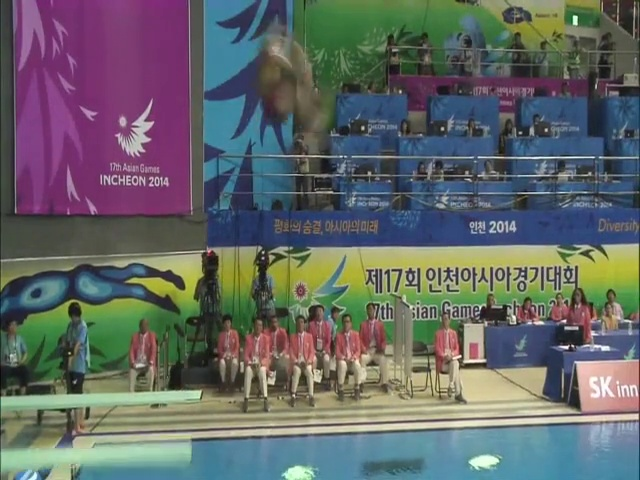
#> input picture 1b/Frames_video77/frame47.jpg, 640 x 480 px, found by its file name
$ jupyter execute --allow-errors 'Task 2c.ipynb'
#> lines starting #> are read from the running program, lines starting #| are printed output that depends on the picture; after the words box and inside, x2 and y2 are one past the last pixel; in counts of white or black regions, pixels touching at a corner belong together
[cell 1]
import pandas as pd
import os
def get_videos_from_folder(video_folder_name):
    video_files = []
    for root, dirs, files in os.walk(video_folder_name):
        for filename in files:
            if '.mp4' in filename:
                video_files.append({"file_name": filename, "label": 'Side', "file_path": video_folder_name + filename})
    data = pd.DataFrame(video_files, columns=['file_name', 'label', 'file_path'])
    return data

training = get_videos_from_folder('../WS2020_DeepLearning_Videos/Task2_Training_Validation/')
test = get_videos_from_folder('../WS2020_DeepLearning_Videos/Task2_Test/')

display(training)
display(test)

[cell 2]
def encode_position(label):
    if label == 'Side':
        return 0
    if label == 'Front':
        return 1
    if label == 'Upwards':
        return 2
    if label == 'Downwards':
        return 3

[cell 3]
import cv2
import numpy as np
from matplotlib import pyplot as plt

[cell 4]
img = cv2.imread('/home/dl6/deep-learning-team6/1b/videoframes/all/Frames_video10/frame47.jpg',0)
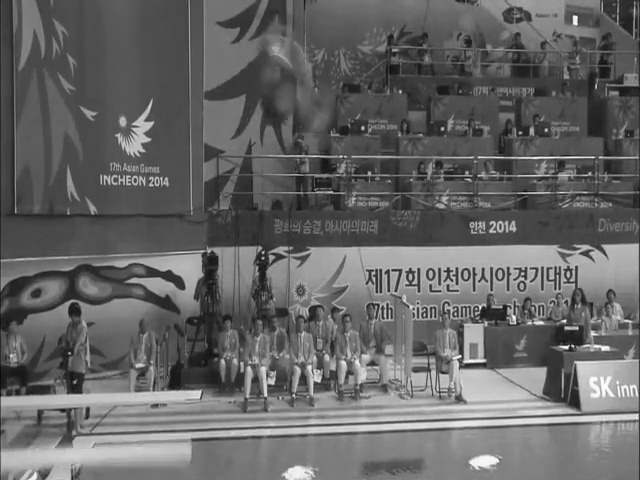
#> img: shape (480, 640); min 9, max 255, mean 101.9

# create a mask
mask = np.zeros(img.shape[:3], np.uint8)
mask[100:400, 100:400] = 255
masked_img = cv2.bitwise_and(img,img)
# Calculate histogram with mask and without mask
# Check third argument for mask
hist_full = cv2.calcHist([img],[0],None,[256],[0,256])
#> hist_full = 256 values, max 6529 at index 78, min 0 at index 0, mean 1200
hist_mask = cv2.calcHist([img],[0],mask,[256],[0,256])
#> hist_mask = 256 values, max 2408 at index 78, min 0 at index 0, mean 351.6

plt.subplot(221), plt.imshow(img, 'nipy_spectral')
plt.subplot(222), plt.imshow(mask,'nipy_spectral')
plt.subplot(223), plt.imshow(masked_img, 'nipy_spectral')
plt.subplot(224), plt.plot(hist_full), plt.plot(hist_mask)
plt.xlim([0,256])

plt.show()
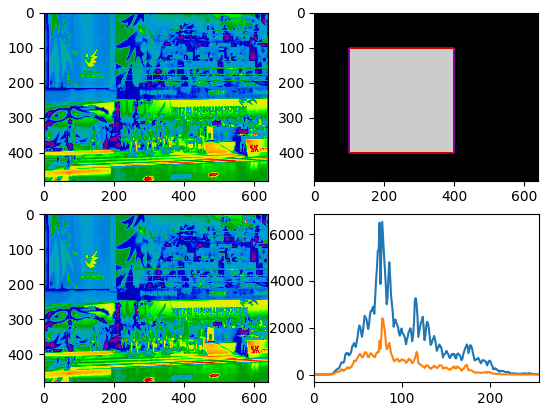
#> figure drawn by matplotlib, 4 panels; panel 4: curve peaks at x = 78, y = 6529; panel 4: curve peaks at x = 78, y = 2408
plt.imshow(mask)
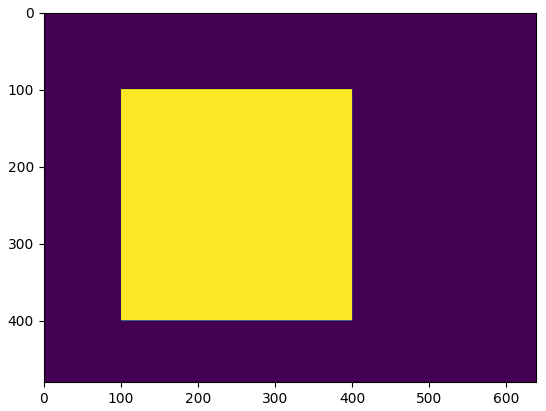
#> figure drawn by matplotlib, 1 panel

[cell 5]
img = cv2.imread('/home/dl6/deep-learning-team6/1b/videoframes/all/Frames_video100/frame85.jpg',0)
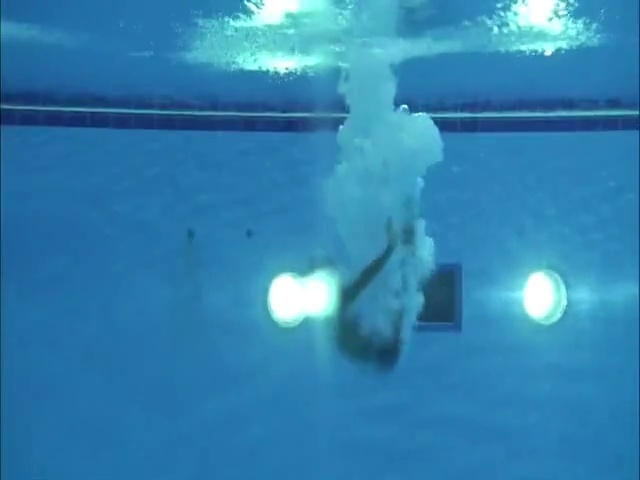
#> input picture 1b/Frames_video77/frame85.jpg, 640 x 480 px, found by its file name
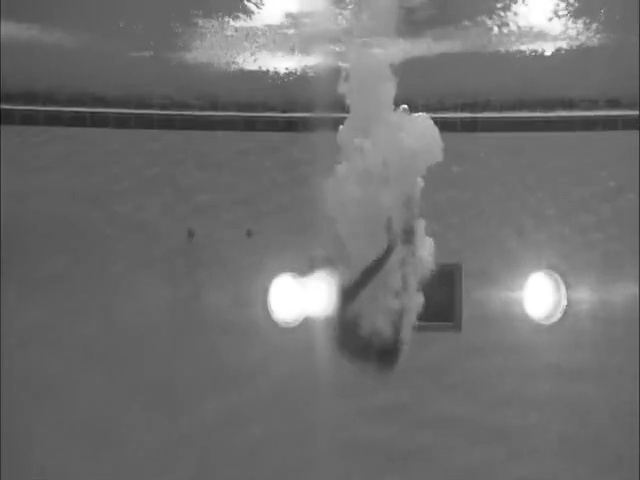
#> img: shape (480, 640); min 18, max 255, mean 111.4


blur = cv2.GaussianBlur(img, (5,5), 0)
print(blur)
#> (printed output is left out)
im_bw = cv2.Canny(blur, 100, 200)
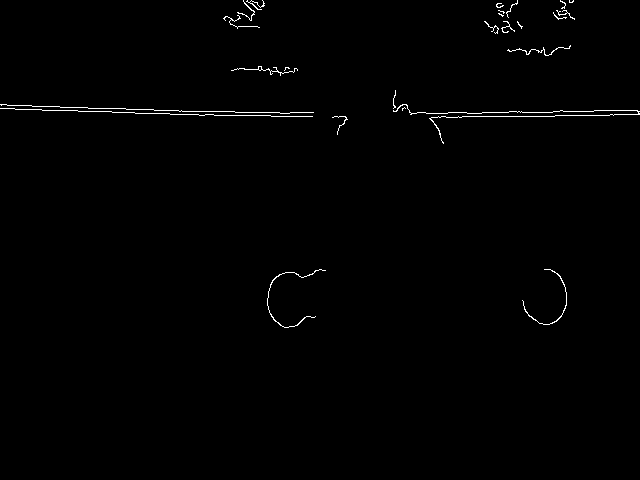
#> im_bw: shape (480, 640); 0.69% white in thin lines or dots, all inside (x1, y1, x2, y2) = (0, 0, 640, 328)
print(im_bw)
#> (printed output is left out)

plt.subplot(121),plt.imshow(img,cmap = 'nipy_spectral')
plt.title('Original Image'), plt.xticks([]), plt.yticks([])
image=plt.subplot(122),plt.imshow(im_bw,cmap = 'nipy_spectral')
plt.title('Edge Image'), plt.xticks([]), plt.yticks([])

plt.show()

print(image)
#> (printed output is left out)
for x in blur:
     print (x)
#> this loop made 480 passes
#> (printed output is left out)

list_of_pixels = list(blur)
# Do something to the pixels...
im2 = Image.new(mode = "RGB", size = (200, 200) )
im2.putdata(blur)

[cell 6]
#!/usr/bin/env python
# coding: utf8
from __future__ import absolute_import, division, print_function
from collections import Counter
from PIL import Image

# Farbwert entspricht Absolutwert (001) entsprechend EBSD-Orientierungsdreieck
RED = (254, 3, 4)
# Farbwert entspricht Absolutwert (111) entsprechend EBSD-Orientierungsdreieck
BLUE = (1, 3, 254)
# Farbwert entspricht Absolutwert (011) entsprechend EBSD-Orientierungsdreieck
GREEN = (4, 254, 4)
# Schwarzfarbauswahl entspricht dem Schwarz der Korngrenzen
BLACK = (0, 0, 0)


def main():
    histogram = Counter(Image.open('/home/dl6/deep-learning-team6/1b/videoframes/all/Frames_video100/frame85.jpg').convert('BGR').getdata())
    for text, color in [
        ('schwarze', BLACK), ('grüne', GREEN), ('rote', RED), ('blaue', BLUE)
    ]:
        print('{0} Pixel: {1}'.format(text, histogram[color]))


#> (the rest of this cell did not finish here and is left out)

[cell 7]
from __future__ import absolute_import, division, print_function
from collections import Counter
from PIL import Image
import matplotlib.image as ig

# Farbwert entspricht Absolutwert (001) entsprechend EBSD-Orientierungsdreieck
RED = (254, 3, 4)
#> RED = (254, 3, 4)
# Farbwert entspricht Absolutwert (111) entsprechend EBSD-Orientierungsdreieck
BLUE = (1, 3, 254)
# Farbwert entspricht Absolutwert (011) entsprechend EBSD-Orientierungsdreieck
GREEN = (4, 254, 4)
# Schwarzfarbauswahl entspricht dem Schwarz der Korngrenzen
BLACK = (0, 0, 0)

import io
from PIL import Image
import matplotlib.pyplot as plt

#img = ig.imread('/home/dl6/deep-learning-team6/1b/videoframes/all/Frames_video100/frame85.jpg')
#img = img[:, :, 0]

img = Image.open('/home/dl6/deep-learning-team6/1b/videoframes/all/Frames_video100/frame85.jpg')
#> img: PIL image 640x480 RGB
img = img.convert("RGB")

datas = img.getdata()

new_image_data = []
for item in datas:

    #print(item)

    # change all white (also shades of whites) pixels to yellow
    if item == (195, 197, 72):
        new_image_data.append((254, 3, 4))
    else:
        new_image_data.append(item)
#> this loop made 307200 passes
#> item on passes 1 to 3: (0, 64, 99), (38, 101, 142), (37, 98, 152)
#> after the loop, new_image_data = 307200 items

# update image data
img.putdata(new_image_data)

# save new image
img.save("test_image_altered_background.jpg")

[cell 8]
#img = ig.imread('/home/dl6/deep-learning-team6/1b/videoframes/all/Frames_video100/frame85.jpg')
#img = img[:, :, 0]


img = Image.open('/home/dl6/deep-learning-team6/1b/videoframes/all/Frames_video100/frame85.jpg')

pixel_count = np.sum(np.array(img) == RED)
#> pixel_count = 461
print(pixel_count)

pixel_count = np.sum(np.array(img) == BLUE)
#> pixel_count = 715
print(pixel_count)

pixel_count = np.sum(np.array(img) == GREEN)
#> pixel_count = 1098
print(pixel_count)

pixel_count = np.sum(np.array(img) == BLACK)
#> pixel_count = 583
print(pixel_count)

img.show()

[cell 9]
image = cv2.imread('/home/dl6/deep-learning-team6/1b/videoframes/all/Frames_video100/frame90.jpg')
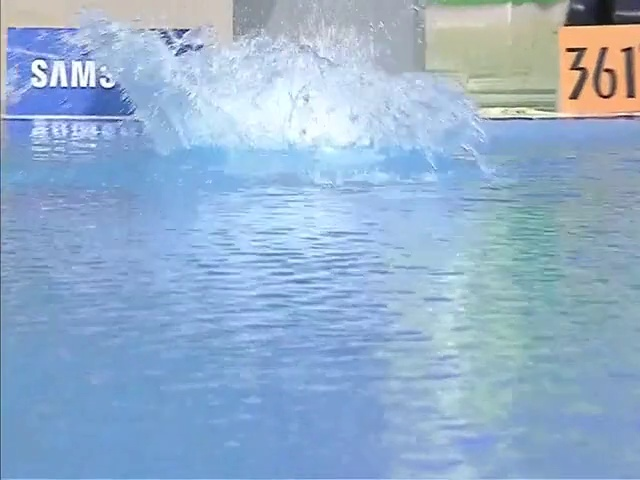
#> input picture 1b/videoframes/Frames_video37/frame90.jpg, 640 x 480 px, found by its file name
#> image is the input picture: shape (480, 640, 3); mean B, G, R 205.7, 176.2, 148.1
im_b = cv2.cvtColor(image, cv2.COLOR_BGR2RGB)

im_bw = cv2.Canny(im_b, 10, 90)
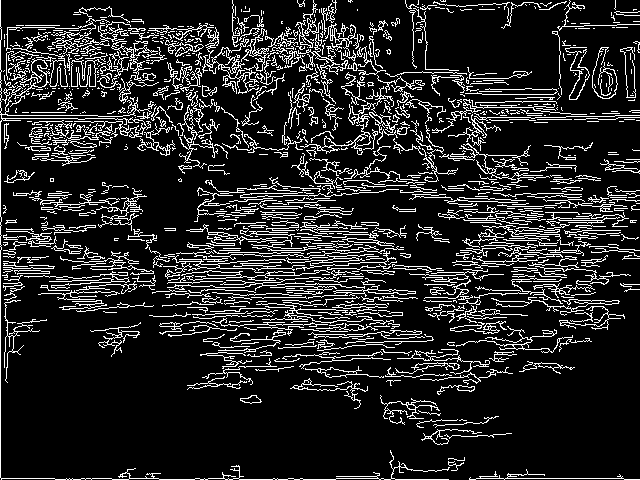
#> im_bw: shape (480, 640); 14.7% white in thin lines or dots

contours, hierarchy = cv2.findContours(im_bw, cv2.RETR_TREE, cv2.CHAIN_APPROX_SIMPLE)
#> contours = 1338 contours, 1162 with area under 20; largest, box (x1, y1, x2, y2) and area: (0, 0, 450, 480) 517, (71, 59, 106, 87) 497, (71, 60, 96, 87) 476, (12, 37, 68, 87) 321, (300, 124, 373, 155) 307
cv2.drawContours(image, contours, -1, (0,0,0), 1)
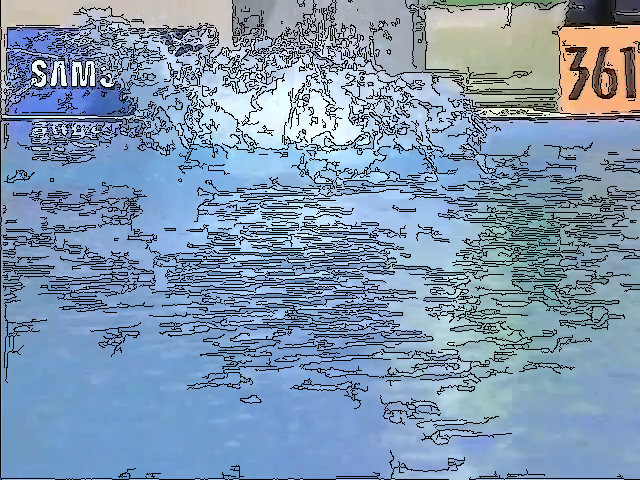
#> image: shape (480, 640, 3); 14.66% of pixels changed, all inside (x1, y1, x2, y2) = (0, 0, 640, 480)
plt.imshow(image)
plt.show()

[cell 10]
im = cv2.imread('/home/dl6/deep-learning-team6/1b/videoframes/all/Frames_video100/frame95.jpg')
#> (the rest of this cell did not finish here and is left out)

[cell 11]
# Spawn a new figure
plt.figure()
# Show the first image on the left column
plt.subplot(1,2,1)
#> (the rest of this cell did not finish here and is left out)

[cell 12]
import cv2
import numpy as np

img = cv2.imread('/home/dl6/deep-learning-team6/1b/videoframes/all/Frames_video10/frame47.jpg')
#> img is the input picture: shape (480, 640, 3); mean B, G, R 102.8, 103.2, 98.8

while(1):

    # Take each frame

    # Convert BGR to HSV
    hsv = cv2.cvtColor(img, cv2.COLOR_BGR2HSV)
#> hsv: shape (480, 640, 3); mean H, S, V 80.1, 92.5, 122.6

    # define range of blue color in HSV
    lower_blue = np.array([110,50,50])
    upper_blue = np.array([130,255,255])

    # Threshold the HSV image to get only blue colors
    mask = cv2.inRange(hsv, lower_blue, upper_blue)
#> mask: shape (480, 640); 8.1% white; 238 white regions (179 under 20 px), largest, box (x1, y1, x2, y2) and area: (204, 150, 640, 247) 13594, (487, 320, 640, 400) 4503, (204, 57, 282, 144) 1468

    # Bitwise-AND mask and original image
    res = cv2.bitwise_and(img,img, mask= mask)
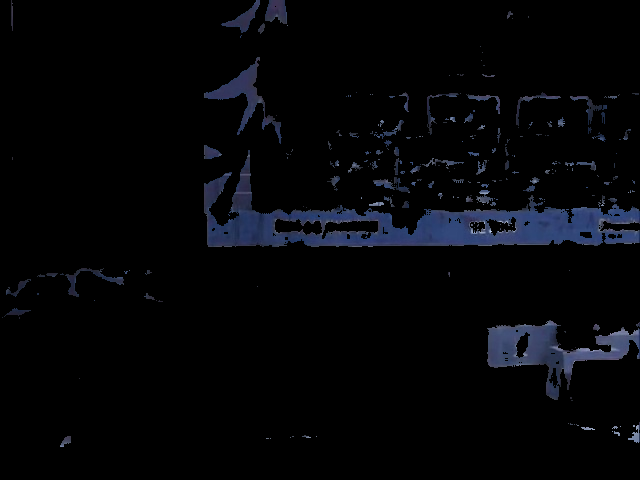
#> res: shape (480, 640, 3); mean B, G, R 8.2, 5.4, 4.4

    cv2.imshow('frame',img)
    cv2.imshow('mask',mask)
    cv2.imshow('res',res)
    k = cv2.waitKey(5) & 0xFF
#> (key Esc is pressed here)
    if k == 27:
        break

cv2.destroyAllWindows()
